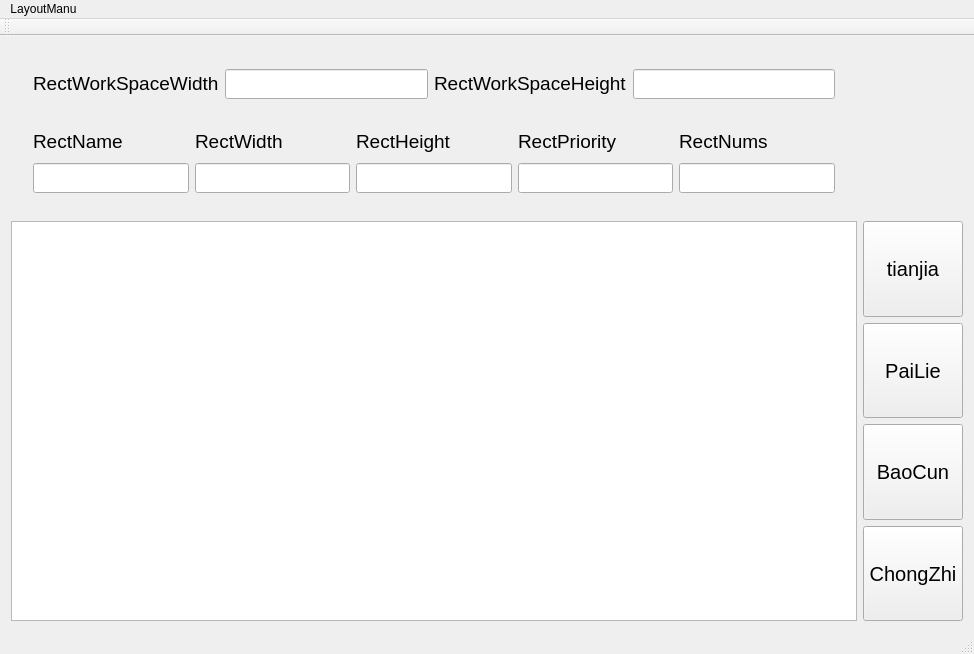
<?xml version="1.0" encoding="UTF-8"?>
<ui version="4.0">
 <class>MainWindow</class>
 <widget class="QMainWindow" name="MainWindow">
  <property name="geometry">
   <rect>
    <x>0</x>
    <y>0</y>
    <width>974</width>
    <height>630</height>
   </rect>
  </property>
  <property name="windowTitle">
   <string>MainWindow</string>
  </property>
  <widget class="QWidget" name="centralWidget">
   <layout class="QGridLayout" name="gridLayout">
    <item row="1" column="1">
     <widget class="QPushButton" name="pushButton">
      <property name="minimumSize">
       <size>
        <width>100</width>
        <height>50</height>
       </size>
      </property>
      <property name="maximumSize">
       <size>
        <width>300</width>
        <height>150</height>
       </size>
      </property>
      <property name="font">
       <font>
        <pointsize>15</pointsize>
       </font>
      </property>
      <property name="text">
       <string>tianjia</string>
      </property>
     </widget>
    </item>
    <item row="4" column="1">
     <widget class="QPushButton" name="pushButton_4">
      <property name="minimumSize">
       <size>
        <width>100</width>
        <height>50</height>
       </size>
      </property>
      <property name="maximumSize">
       <size>
        <width>300</width>
        <height>150</height>
       </size>
      </property>
      <property name="font">
       <font>
        <pointsize>15</pointsize>
       </font>
      </property>
      <property name="text">
       <string>ChongZhi</string>
      </property>
     </widget>
    </item>
    <item row="3" column="1">
     <widget class="QPushButton" name="pushButton_3">
      <property name="minimumSize">
       <size>
        <width>100</width>
        <height>50</height>
       </size>
      </property>
      <property name="maximumSize">
       <size>
        <width>300</width>
        <height>150</height>
       </size>
      </property>
      <property name="font">
       <font>
        <pointsize>15</pointsize>
       </font>
      </property>
      <property name="text">
       <string>BaoCun</string>
      </property>
     </widget>
    </item>
    <item row="2" column="1">
     <widget class="QPushButton" name="pushButton_2">
      <property name="minimumSize">
       <size>
        <width>100</width>
        <height>50</height>
       </size>
      </property>
      <property name="maximumSize">
       <size>
        <width>300</width>
        <height>150</height>
       </size>
      </property>
      <property name="font">
       <font>
        <pointsize>15</pointsize>
       </font>
      </property>
      <property name="text">
       <string>PaiLie</string>
      </property>
     </widget>
    </item>
    <item row="1" column="0" rowspan="4">
     <widget class="QTableView" name="tableView">
      <property name="minimumSize">
       <size>
        <width>500</width>
        <height>400</height>
       </size>
      </property>
      <property name="maximumSize">
       <size>
        <width>1000</width>
        <height>800</height>
       </size>
      </property>
      <property name="font">
       <font>
        <pointsize>13</pointsize>
       </font>
      </property>
     </widget>
    </item>
    <item row="0" column="0">
     <widget class="QWidget" name="verticalWidget" native="true">
      <layout class="QVBoxLayout" name="verticalLayout">
       <item>
        <widget class="QWidget" name="horizontalWidget" native="true">
         <layout class="QHBoxLayout" name="horizontalLayout">
          <item>
           <widget class="QLabel" name="label_RectWorkSpaceWidth">
            <property name="minimumSize">
             <size>
              <width>100</width>
              <height>30</height>
             </size>
            </property>
            <property name="text">
             <string>&lt;html&gt;&lt;head/&gt;&lt;body&gt;&lt;p&gt;&lt;span style=&quot; font-size:14pt;&quot;&gt;RectWorkSpaceWidth&lt;/span&gt;&lt;/p&gt;&lt;/body&gt;&lt;/html&gt;</string>
            </property>
           </widget>
          </item>
          <item>
           <widget class="QLineEdit" name="lineEdit_RectWorkSpaceWidth">
            <property name="minimumSize">
             <size>
              <width>100</width>
              <height>30</height>
             </size>
            </property>
           </widget>
          </item>
          <item>
           <widget class="QLabel" name="lable_RectWorkSpaceHeight">
            <property name="minimumSize">
             <size>
              <width>100</width>
              <height>30</height>
             </size>
            </property>
            <property name="text">
             <string>&lt;html&gt;&lt;head/&gt;&lt;body&gt;&lt;p&gt;&lt;span style=&quot; font-size:14pt;&quot;&gt;RectWorkSpaceHeight&lt;/span&gt;&lt;/p&gt;&lt;/body&gt;&lt;/html&gt;</string>
            </property>
           </widget>
          </item>
          <item>
           <widget class="QLineEdit" name="lineEdit_RectWorkSpaceHeight">
            <property name="minimumSize">
             <size>
              <width>100</width>
              <height>30</height>
             </size>
            </property>
           </widget>
          </item>
         </layout>
        </widget>
       </item>
       <item>
        <layout class="QHBoxLayout" name="horizontalLayout_2">
         <item>
          <widget class="QFrame" name="formFrame">
           <layout class="QHBoxLayout" name="horizontalLayout_3">
            <item>
             <layout class="QVBoxLayout" name="verticalLayout_RectName">
              <item>
               <widget class="QLabel" name="lable_RectName">
                <property name="sizePolicy">
                 <sizepolicy hsizetype="Preferred" vsizetype="Preferred">
                  <horstretch>0</horstretch>
                  <verstretch>0</verstretch>
                 </sizepolicy>
                </property>
                <property name="minimumSize">
                 <size>
                  <width>100</width>
                  <height>30</height>
                 </size>
                </property>
                <property name="text">
                 <string>&lt;html&gt;&lt;head/&gt;&lt;body&gt;&lt;p&gt;&lt;span style=&quot; font-size:14pt;&quot;&gt;RectName&lt;/span&gt;&lt;/p&gt;&lt;/body&gt;&lt;/html&gt;</string>
                </property>
               </widget>
              </item>
              <item>
               <widget class="QLineEdit" name="lineEdit_RectName">
                <property name="minimumSize">
                 <size>
                  <width>100</width>
                  <height>30</height>
                 </size>
                </property>
                <property name="echoMode">
                 <enum>QLineEdit::Normal</enum>
                </property>
               </widget>
              </item>
             </layout>
            </item>
            <item>
             <layout class="QVBoxLayout" name="verticalLayout_RectWidth">
              <item>
               <widget class="QLabel" name="label_RectWidth">
                <property name="minimumSize">
                 <size>
                  <width>100</width>
                  <height>30</height>
                 </size>
                </property>
                <property name="font">
                 <font>
                  <pointsize>15</pointsize>
                 </font>
                </property>
                <property name="text">
                 <string>&lt;html&gt;&lt;head/&gt;&lt;body&gt;&lt;p&gt;&lt;span style=&quot; font-size:14pt;&quot;&gt;RectWidth&lt;/span&gt;&lt;/p&gt;&lt;/body&gt;&lt;/html&gt;</string>
                </property>
               </widget>
              </item>
              <item>
               <widget class="QLineEdit" name="lineEdit_RectWidth">
                <property name="minimumSize">
                 <size>
                  <width>100</width>
                  <height>30</height>
                 </size>
                </property>
               </widget>
              </item>
             </layout>
            </item>
            <item>
             <layout class="QVBoxLayout" name="verticalLayout_RectHeight">
              <item>
               <widget class="QLabel" name="label_RectHeight">
                <property name="minimumSize">
                 <size>
                  <width>100</width>
                  <height>30</height>
                 </size>
                </property>
                <property name="text">
                 <string>&lt;html&gt;&lt;head/&gt;&lt;body&gt;&lt;p&gt;&lt;span style=&quot; font-size:14pt;&quot;&gt;RectHeight&lt;/span&gt;&lt;/p&gt;&lt;/body&gt;&lt;/html&gt;</string>
                </property>
               </widget>
              </item>
              <item>
               <widget class="QLineEdit" name="lineEdit_RectHeight">
                <property name="minimumSize">
                 <size>
                  <width>100</width>
                  <height>30</height>
                 </size>
                </property>
               </widget>
              </item>
             </layout>
            </item>
            <item>
             <layout class="QVBoxLayout" name="verticalLayout_RectPriority">
              <item>
               <widget class="QLabel" name="label_RectPriority">
                <property name="minimumSize">
                 <size>
                  <width>100</width>
                  <height>30</height>
                 </size>
                </property>
                <property name="text">
                 <string>&lt;html&gt;&lt;head/&gt;&lt;body&gt;&lt;p&gt;&lt;span style=&quot; font-size:14pt;&quot;&gt;RectPriority&lt;/span&gt;&lt;/p&gt;&lt;/body&gt;&lt;/html&gt;</string>
                </property>
               </widget>
              </item>
              <item>
               <widget class="QLineEdit" name="lineEdit_RectPriority">
                <property name="minimumSize">
                 <size>
                  <width>100</width>
                  <height>30</height>
                 </size>
                </property>
               </widget>
              </item>
             </layout>
            </item>
            <item>
             <layout class="QVBoxLayout" name="verticalLayout_RectNums">
              <item>
               <widget class="QLabel" name="label_RectNums">
                <property name="minimumSize">
                 <size>
                  <width>100</width>
                  <height>30</height>
                 </size>
                </property>
                <property name="text">
                 <string>&lt;html&gt;&lt;head/&gt;&lt;body&gt;&lt;p&gt;&lt;span style=&quot; font-size:14pt;&quot;&gt;RectNums&lt;/span&gt;&lt;/p&gt;&lt;/body&gt;&lt;/html&gt;</string>
                </property>
               </widget>
              </item>
              <item>
               <widget class="QLineEdit" name="lineEdit_RectNums">
                <property name="minimumSize">
                 <size>
                  <width>100</width>
                  <height>30</height>
                 </size>
                </property>
               </widget>
              </item>
             </layout>
            </item>
           </layout>
          </widget>
         </item>
        </layout>
       </item>
      </layout>
     </widget>
    </item>
   </layout>
  </widget>
  <widget class="QMenuBar" name="menuBar">
   <property name="geometry">
    <rect>
     <x>0</x>
     <y>0</y>
     <width>974</width>
     <height>23</height>
    </rect>
   </property>
   <widget class="QMenu" name="menuLayoutManu">
    <property name="title">
     <string>LayoutManu</string>
    </property>
   </widget>
   <addaction name="menuLayoutManu"/>
  </widget>
  <widget class="QToolBar" name="mainToolBar">
   <attribute name="toolBarArea">
    <enum>TopToolBarArea</enum>
   </attribute>
   <attribute name="toolBarBreak">
    <bool>false</bool>
   </attribute>
  </widget>
  <widget class="QStatusBar" name="statusBar"/>
 </widget>
 <layoutdefault spacing="6" margin="11"/>
 <resources/>
 <connections/>
</ui>
